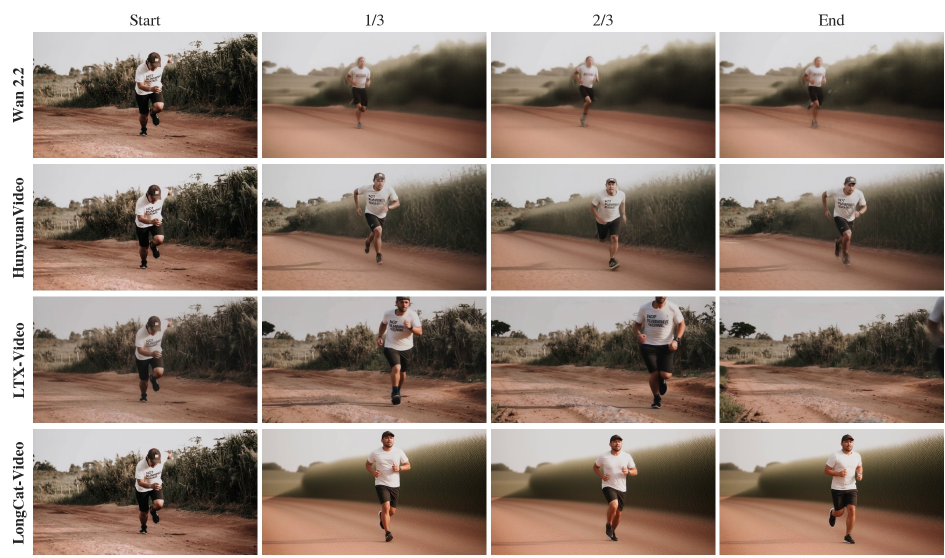
#> input picture 08-report/Review_of_Image_to_Video_Generation/figures/qualitative_long_running.jpg, 1890 x 1116 px (shown at 1/2 size)
$ python -i make_report_figures.py   (imports and definitions only)
#> lines starting #> are read from the running program, lines starting #| are printed output that depends on the picture
#> further down, picture is the input picture: PIL image 1890x1116 RGB; mean R, G, B 149.2, 131.9, 120.7
"""Build every figure used by the LaTeX report from the frozen analysis tables and native videos.

Run on a compute node (see make_report_figures.sh). Inputs are read-only; outputs go to
08-report/Review_of_Image_to_Video_Generation/figures/.
"""
import csv
import glob
import subprocess
import sys
import tempfile
from collections import Counter
from pathlib import Path

import matplotlib
# [1 line not run here, left out]
import matplotlib.pyplot as plt
from PIL import Image

ROOT = Path(__file__).resolve().parents[1]
DATA = ROOT / '08-report/data'
OUT = ROOT / '08-report/Review_of_Image_to_Video_Generation/figures'
HUNYUAN = Path(sys.argv[1])          # directory holding case_XXXX/native.mp4
FFMPEG = sys.argv[2]
WIDTH = 6.3                          # inches; equals the report text width

MODELS = [('A', 'Wan 2.2'), ('B', 'HunyuanVideo'), ('C', 'LTX-Video'), ('D', 'LongCat-Video')]
COLOR = {'A': '#0072B2', 'B': '#E69F00', 'C': '#009E73', 'D': '#CC79A7'}   # Okabe-Ito, colour-blind safe
METRICS = [('reference_fidelity', 'Image alignment'), ('motion_naturalness', 'Motion naturalness'),
           ('prompt_adherence', 'Prompt adherence'), ('background_detail_retention', 'Background preservation')]
INK, MUTED, GRID = '#222222', '#666666', '#DDDDDD'

# [6 lines not run here, left out]


def rows(name):
    with open(DATA / name, newline='', encoding='utf-8') as handle:
        return list(csv.DictReader(handle))


# [9 lines left out: function video, not called in this run]


def crop169(image, width=640):
#> called with width = 640
    w, h = image.size
#> w = 1890; h = 1116
    if w * 9 > h * 16:
        new = h * 16 // 9
        image = image.crop(((w - new) // 2, 0, (w - new) // 2 + new, h))
    else:
        new = w * 9 // 16
#> new = 1063
        image = image.crop((0, (h - new) // 2, w, (h - new) // 2 + new))
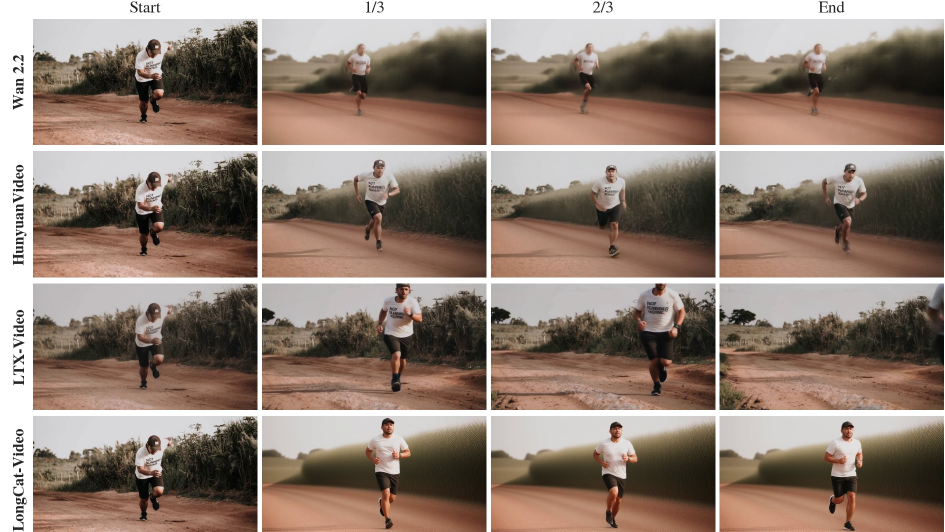
#> image: PIL image 1890x1063 RGB (shown at 1/2 size); mean R, G, B 145.3, 128.1, 116.8
    return image.resize((width, width * 9 // 16), Image.LANCZOS)
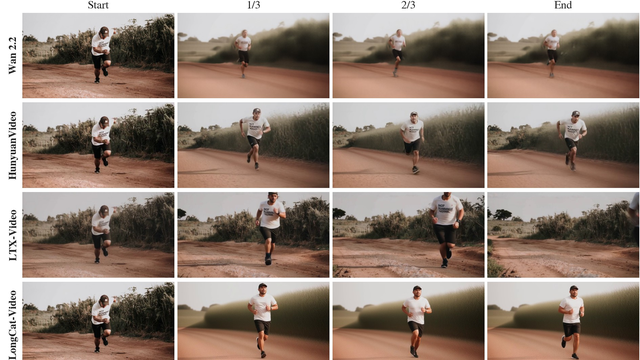
#> returned value: PIL image 640x360 RGB; mean R, G, B 145.1, 127.9, 116.6


# [117 lines left out: functions frame, dataset_figure, human_figure, qwen_figure, qualitative_figure, main, not called in this run]


# [2 lines not run here, left out]

>>> from PIL import Image
>>> picture = Image.open('../08-report/Review_of_Image_to_Video_Generation/figures/qualitative_long_running.jpg')
>>> result = crop169(picture)

$ run again, on 08-report/Review_of_Image_to_Video_Generation/figures/qualitative_long_abstract.jpg
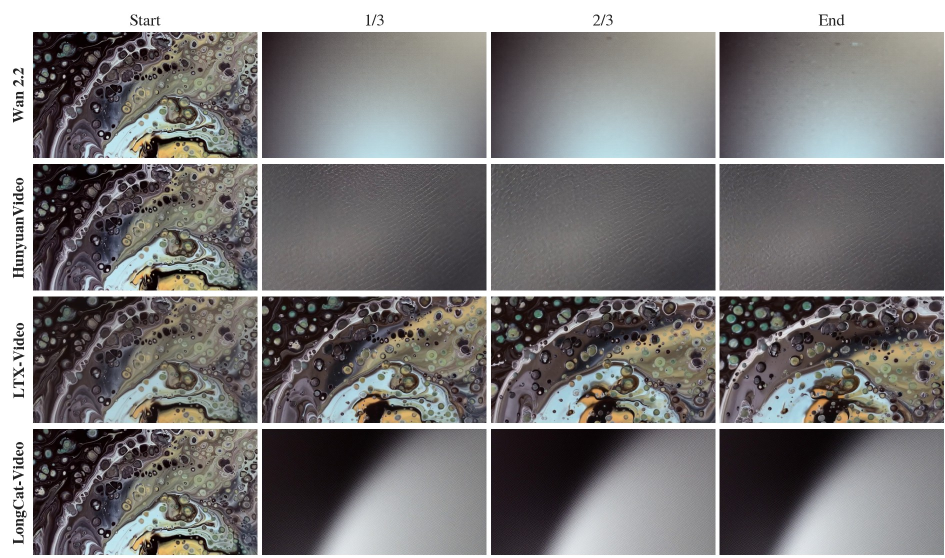
#> input picture 08-report/Review_of_Image_to_Video_Generation/figures/qualitative_long_abstract.jpg, 1890 x 1116 px (shown at 1/2 size)
#> picture is the input picture: PIL image 1890x1116 RGB; mean R, G, B 125.1, 123.1, 123.2
#> in crop169, `image = image.crop((0, (h - new) // 2, w, (h - new) // 2 + new))`:
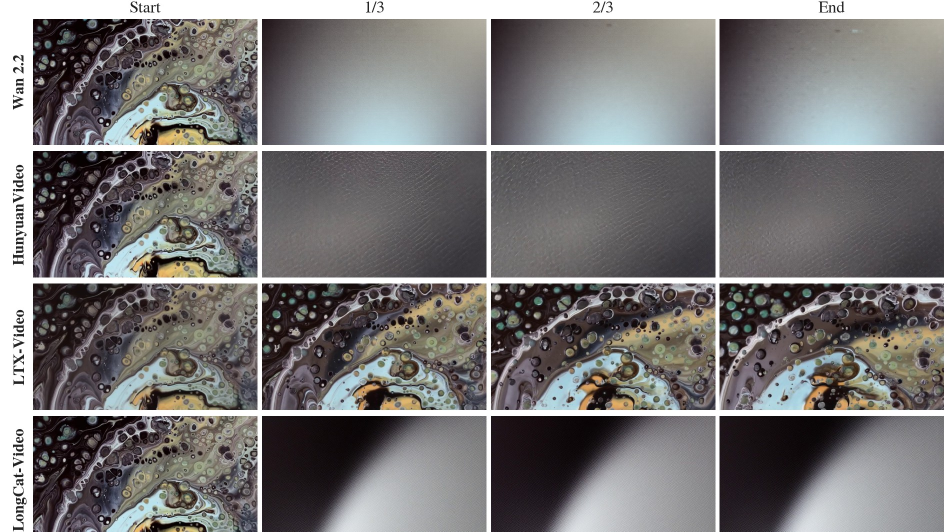
#> image: PIL image 1890x1063 RGB (shown at 1/2 size); mean R, G, B 120.8, 118.7, 118.8
#> in crop169, `return image.resize((width, width * 9 // 16), Image.LANCZOS)`:
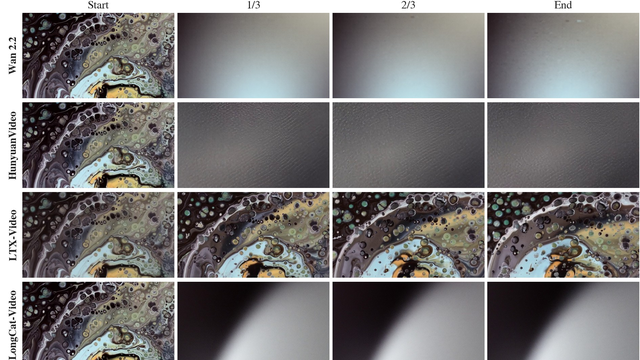
#> returned value: PIL image 640x360 RGB; mean R, G, B 120.5, 118.4, 118.5

$ run again, on 08-report/Review_of_Image_to_Video_Generation/figures/qualitative_long_giraffe.jpg
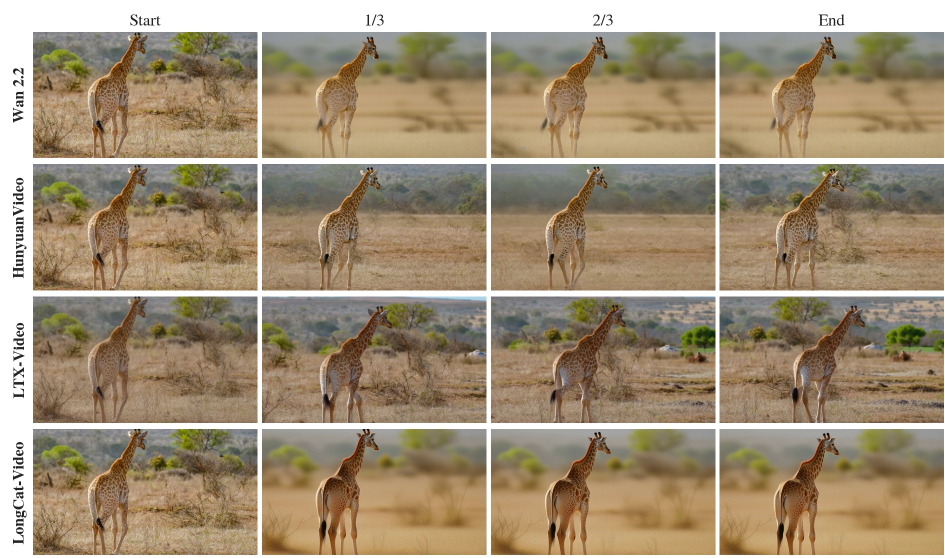
#> input picture 08-report/Review_of_Image_to_Video_Generation/figures/qualitative_long_giraffe.jpg, 1890 x 1116 px (shown at 1/2 size)
#> picture is the input picture: PIL image 1890x1116 RGB; mean R, G, B 160.6, 144, 118.5
#> in crop169, `image = image.crop((0, (h - new) // 2, w, (h - new) // 2 + new))`:
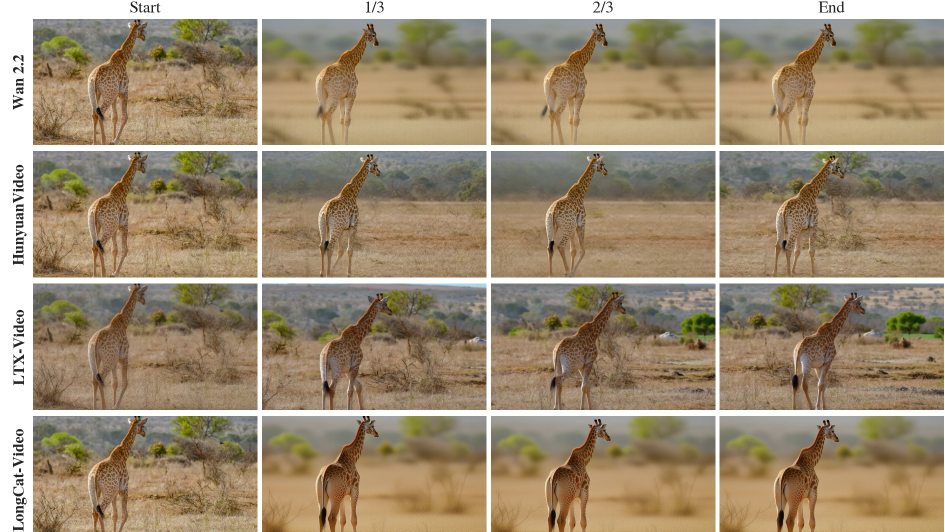
#> image: PIL image 1890x1063 RGB (shown at 1/2 size); mean R, G, B 157.5, 140.6, 114.7
#> in crop169, `return image.resize((width, width * 9 // 16), Image.LANCZOS)`:
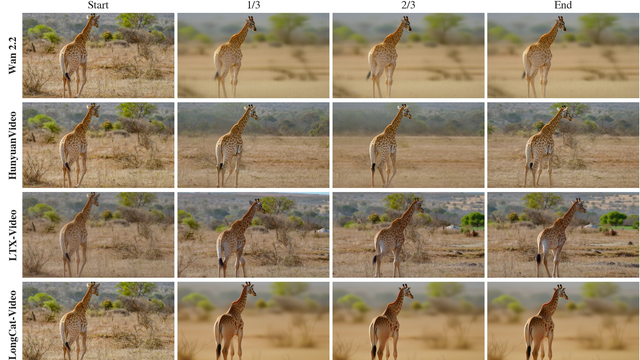
#> returned value: PIL image 640x360 RGB; mean R, G, B 157.3, 140.4, 114.5

$ run again, on 08-report/Review_of_Image_to_Video_Generation/figures/qualitative_long_train.jpg
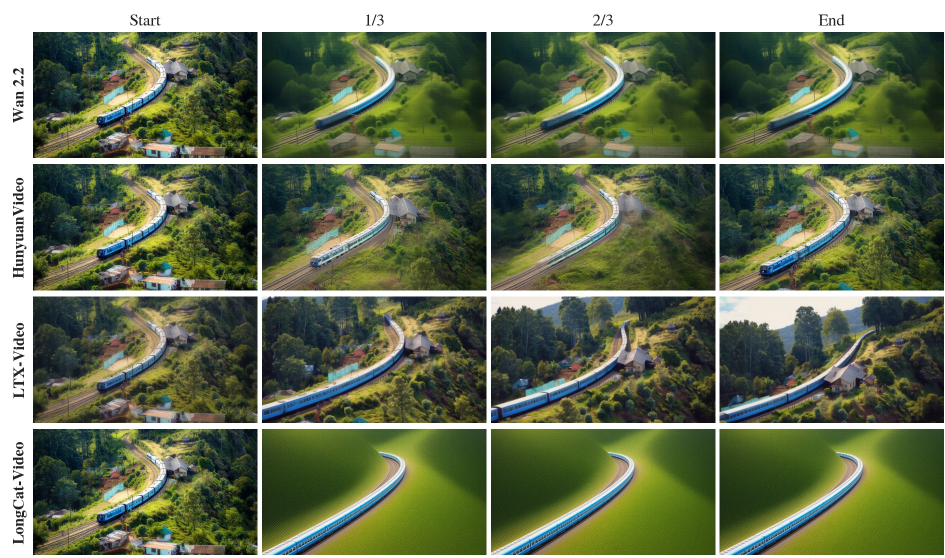
#> input picture 08-report/Review_of_Image_to_Video_Generation/figures/qualitative_long_train.jpg, 1890 x 1116 px (shown at 1/2 size)
#> picture is the input picture: PIL image 1890x1116 RGB; mean R, G, B 103, 113.3, 85.1
#> in crop169, `image = image.crop((0, (h - new) // 2, w, (h - new) // 2 + new))`:
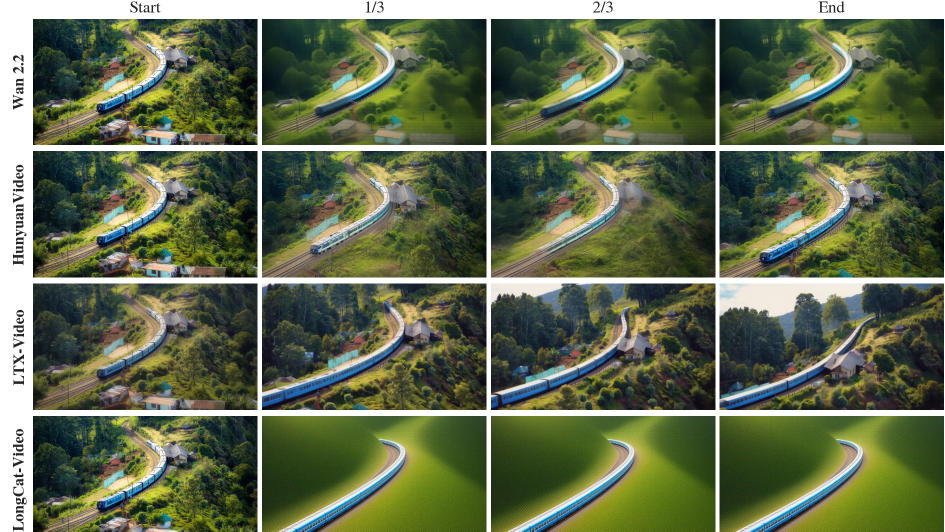
#> image: PIL image 1890x1063 RGB (shown at 1/2 size); mean R, G, B 98.4, 109, 80.5
#> in crop169, `return image.resize((width, width * 9 // 16), Image.LANCZOS)`:
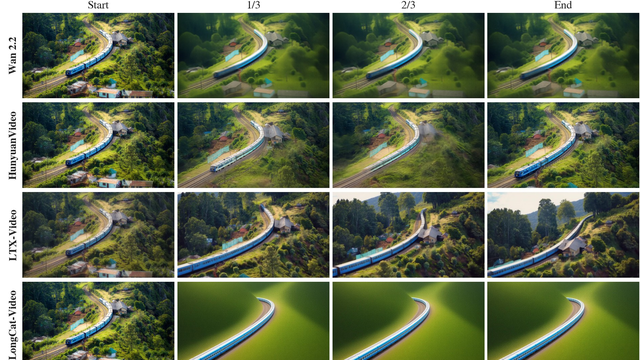
#> returned value: PIL image 640x360 RGB; mean R, G, B 98.1, 108.7, 80.2
